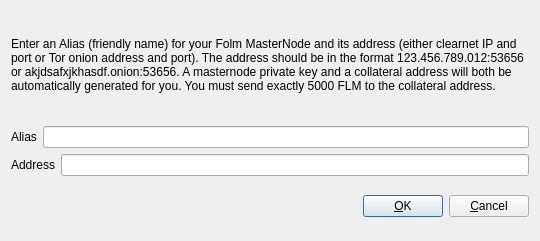
<?xml version="1.0" encoding="UTF-8"?>
<ui version="4.0">
 <class>AddEditAdrenalineNode</class>
 <widget class="QDialog" name="AddEditAdrenalineNode">
  <property name="geometry">
   <rect>
    <x>0</x>
    <y>0</y>
    <width>540</width>
    <height>241</height>
   </rect>
  </property>
  <property name="windowTitle">
   <string>Add/Edit Folm MasterNode</string>
  </property>
  <property name="modal">
   <bool>true</bool>
  </property>
  <layout class="QVBoxLayout" name="verticalLayout">
   <item>
    <layout class="QVBoxLayout" name="verticalLayout_2">
     <property name="topMargin">
      <number>0</number>
     </property>
     <property name="bottomMargin">
      <number>0</number>
     </property>
     <item>
      <widget class="QLabel" name="label_3">
       <property name="sizePolicy">
        <sizepolicy hsizetype="Preferred" vsizetype="Expanding">
         <horstretch>0</horstretch>
         <verstretch>0</verstretch>
        </sizepolicy>
       </property>
       <property name="text">
        <string>&lt;html&gt;&lt;head/&gt;&lt;body&gt;&lt;p&gt;Enter an Alias (friendly name) for your Folm MasterNode and its address (either clearnet IP and port or Tor onion address and port).  The address should be in the format 123.456.789.012:53656 or akjdsafxjkhasdf.onion:53656.  A masternode private key and a collateral address will both be automatically generated for you.  You must send exactly 5000 FLM to the collateral address.&lt;/p&gt;&lt;/body&gt;&lt;/html&gt;</string>
       </property>
       <property name="wordWrap">
        <bool>true</bool>
       </property>
      </widget>
     </item>
     <item>
      <layout class="QHBoxLayout" name="horizontalLayout">
       <property name="bottomMargin">
        <number>0</number>
       </property>
       <item>
        <widget class="QLabel" name="label">
         <property name="text">
          <string>Alias</string>
         </property>
        </widget>
       </item>
       <item>
        <widget class="QLineEdit" name="aliasLineEdit"/>
       </item>
      </layout>
     </item>
     <item>
      <layout class="QHBoxLayout" name="horizontalLayout_2">
       <property name="bottomMargin">
        <number>0</number>
       </property>
       <item>
        <widget class="QLabel" name="label_2">
         <property name="text">
          <string>Address</string>
         </property>
        </widget>
       </item>
       <item>
        <widget class="QLineEdit" name="addressLineEdit"/>
       </item>
      </layout>
     </item>
     <item>
      <layout class="QHBoxLayout" name="horizontalLayout_3">
       <property name="bottomMargin">
        <number>0</number>
       </property>
      </layout>
     </item>
    </layout>
   </item>
   <item>
    <layout class="QHBoxLayout" name="horizontalLayout_Buttons">
     <item>
      <spacer name="horizontalSpacer_1">
       <property name="orientation">
        <enum>Qt::Horizontal</enum>
       </property>
       <property name="sizeHint" stdset="0">
        <size>
         <width>40</width>
         <height>48</height>
        </size>
       </property>
      </spacer>
     </item>
     <item>
      <widget class="QLabel" name="statusLabel">
       <property name="font">
        <font>
         <weight>75</weight>
         <bold>true</bold>
        </font>
       </property>
       <property name="text">
        <string/>
       </property>
       <property name="textFormat">
        <enum>Qt::PlainText</enum>
       </property>
       <property name="wordWrap">
        <bool>true</bool>
       </property>
      </widget>
     </item>
     <item>
      <spacer name="horizontalSpacer_2">
       <property name="orientation">
        <enum>Qt::Horizontal</enum>
       </property>
       <property name="sizeHint" stdset="0">
        <size>
         <width>40</width>
         <height>48</height>
        </size>
       </property>
      </spacer>
     </item>
     <item>
      <widget class="QPushButton" name="okButton">
       <property name="text">
        <string>&amp;OK</string>
       </property>
      </widget>
     </item>
     <item>
      <widget class="QPushButton" name="cancelButton">
       <property name="text">
        <string>&amp;Cancel</string>
       </property>
       <property name="autoDefault">
        <bool>false</bool>
       </property>
      </widget>
     </item>
    </layout>
   </item>
  </layout>
 </widget>
 <resources/>
 <connections/>
</ui>
